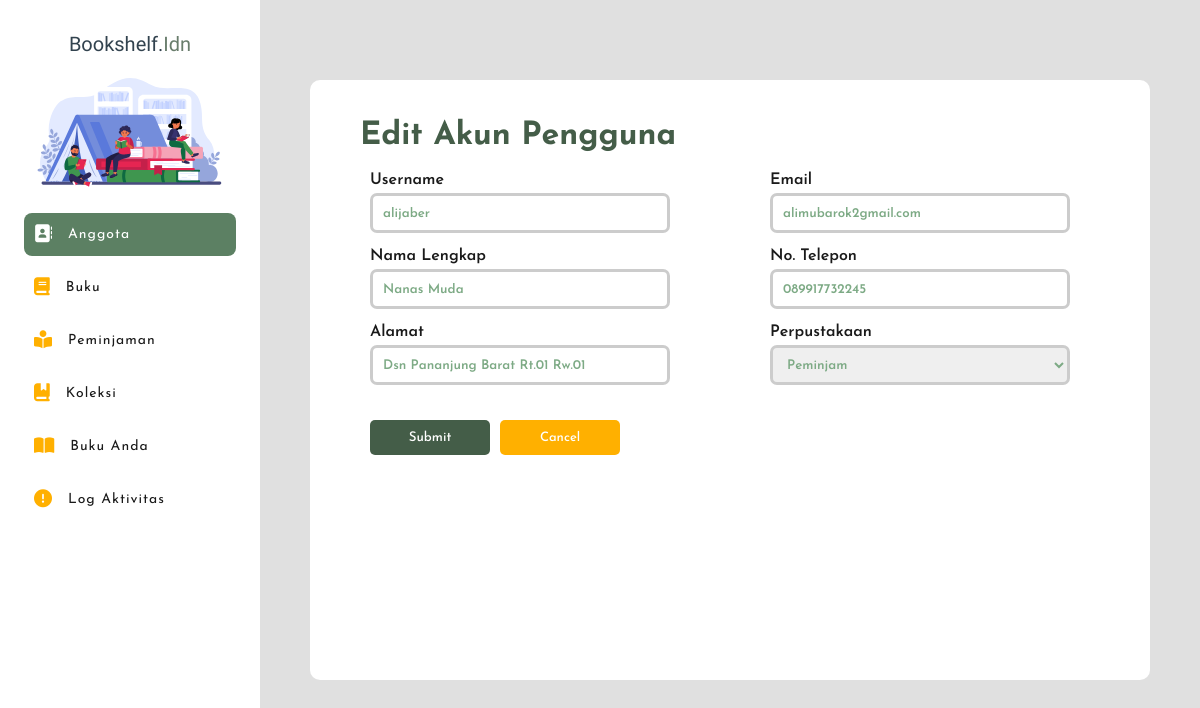
Page /admin_petugas/edit_user.php?userID=11 (signed in) on the committed database.
### tables this page shows
CREATE TABLE `user` (
  `userID` int(11) NOT NULL,
  `perpusID` int(11) NOT NULL,
  `username` varchar(255) NOT NULL,
  `password` text NOT NULL,
  `email` varchar(255) NOT NULL,
  `namalengkap` varchar(255) NOT NULL,
  `no_hp` varchar(50) NOT NULL,
  `alamat` text NOT NULL,
  `acces_level` varchar(50) NOT NULL,
  `created_at` timestamp NOT NULL DEFAULT current_timestamp() ON UPDATE current_timestamp()
);

### admin_petugas/edit_user.php (the view, shortened to what this page needs)
<?php
require '../koneksi.php';
if(isset($_GET['userID'])) {
    $userID = $_GET['userID'];
    $query = "SELECT * FROM user WHERE userID = $userID";
    $result = mysqli_query($koneksi, $query);
    if(mysqli_num_rows($result) > 0) {
        $row = mysqli_fetch_assoc($result);
        $username = $row['username'];
        $alamat = $row['alamat'];
        $email = $row['email'];
        $telepon = $row['no_hp'];
        $acces_level = $row['acces_level'];
    } else {
    }
} else {
}
?>
<!DOCTYPE html>
<html lang="en">
<head>
    <link rel="stylesheet" href="https://cdnjs.cloudflare.com/ajax/libs/jquery-nice-select/1.1.0/css/nice-select.min.css">
    <link rel="stylesheet" href="../css/edit_user.css?v=<?php echo time(); ?>">
     <link rel="stylesheet" href="https://cdnjs.cloudflare.com/ajax/libs/sweetalert/2.1.2/sweetalert.min.css">
</head>
<body>
<?php
require '../sidebar.php';
?>
<div id="registrationFormContainer" class="page-signup animate__animated">
    <h1 class="hdr">Edit Akun Pengguna</h1>
    <div class="signup-form">
        <form id="userForm" method="post">
            <div class="input-data">
                <div class="input-form">
                    <label for="username">Username</label>
                    <input placeholder="Masukkan username" id="username" type="text" name="username" class="input-group" value="<?= $username ?>" required>
                    <label for="namalengkap">Nama Lengkap</label>
                    <input placeholder="Masukkan nama lengkap" type="text" id="namalengkap" name="namalengkap" class="input-group" value="<?= $namalengkap ?>" required>
                    <label for="alamat">Alamat</label>
                    <input placeholder="Masukkan alamat rumah" type="text" id="alamat" name="alamat" class="input-group" value="<?= $alamat ?>" required>
                </div>
                <div class="input-form">
                    <label for="email">Email</label>
                    <input placeholder="Masukkan email" id="email" type="text" name="email" class="input-group" value="<?= $email ?>" required>
                    <label for="telepon">No. Telepon</label>
                    <input placeholder="Masukkan nomor telepon" type="text" id="telepon" name="telepon" class="input-group" value="<?= $telepon ?>" required>
                    <label for="perpustakaan">Perpustakaan</label>
                    <select name="level-akses" id="acces-level" class="input-group">
                        <option value="peminjam" <?= ($acces_level == 'peminjam') ? 'selected' : '' ?>>Peminjam</option>
                    </select>
                </div>
            </div>
            <div class="button-form">
                <input type="submit" value="Submit" name="Submit">
                <a href="data_user.php"><div class="cancel-button"><p class="cancel-label">Cancel</p></div></a>
            </div>
        </form>
    </div>
</div>
</body>
</html>

### css/edit_user.css (style rules this page uses)
.page-signup { width: 70vw; height: 75vh; background-color: #fff; position: relative; z-index: 992; margin: 10vh auto; border-radius: 10px; padding: 5vh 50px; }
.signup-form { width: 60vw; height: 35vh; padding: 10px; }
.input-data { display: flex; justify-content: space-between; }
.input-form { display: flex; flex-direction: column; width: 25vw; }
.hdr { font-family: var(--default); color: #445D48; }
.input-form label { font-family: var(--default); font-size: 1rem; color: var(--dark); font-weight: 600; margin: 10px 0 0; }
.input-form .input-group { width: 100%; height: 40px; margin: 5px 0; padding: 0px 10px; border: 3px solid #cccccc; border-radius: 7px; font-family: var(--default); font-weight: 600; color: #7daa85; transition: background-color 0.3s, border-color 0.3s, color 0.3s; }
.input-form .input-group::placeholder { color: #cccccc; font-family: var(--default); transition: .3s; }
form input[type="submit"] { width: 120px; height: 35px; margin: 20px 0; font-family: var(--default); font-weight: 500; border-radius: 5px; background-color: var(--secondary) !important; color: #fff; transition: .3s; }
.button-form { display: flex; flex-direction: row; gap: 10px; margin-top: 10px; }
.cancel-button { font-size: 13px; width: 120px; height: 35px; margin: 20px 0; font-family: var(--default); font-weight: 500; border-radius: 5px; background-color: #FFB000; color: #fff; transition: .3s; display: flex; align-items: center; justify-content: center; }

### css/style.css (style rules this page uses)
:root { --primary : #001524; --secondary : #445D48; --third-color : #D6CC99; --fourth-color : #FDE5D4; --dark : #1a1a1a; --logo : "Yeseva One", serif; --default : "Josefin Sans", sans-serif; --script : "Poppins", sans-serif; }
* { margin: 0; padding: 0; box-sizing: border-box; outline: none; border: none; text-decoration: none; list-style: none; }

### rows in the picture
user: username "alijaber", alamat "Dsn Pananjung Barat Rt.01 Rw.01", email "alimubarok2gmail.com", telepon "089917732245", level-akses "Peminjam"

### other values in the picture
$item["description"] "Anggota"
$item["description"] "Buku"
$item["description"] "Peminjaman"
$item["description"] "Koleksi"
$item["description"] "Buku Anda"
$item["description"] "Log Aktivitas"
